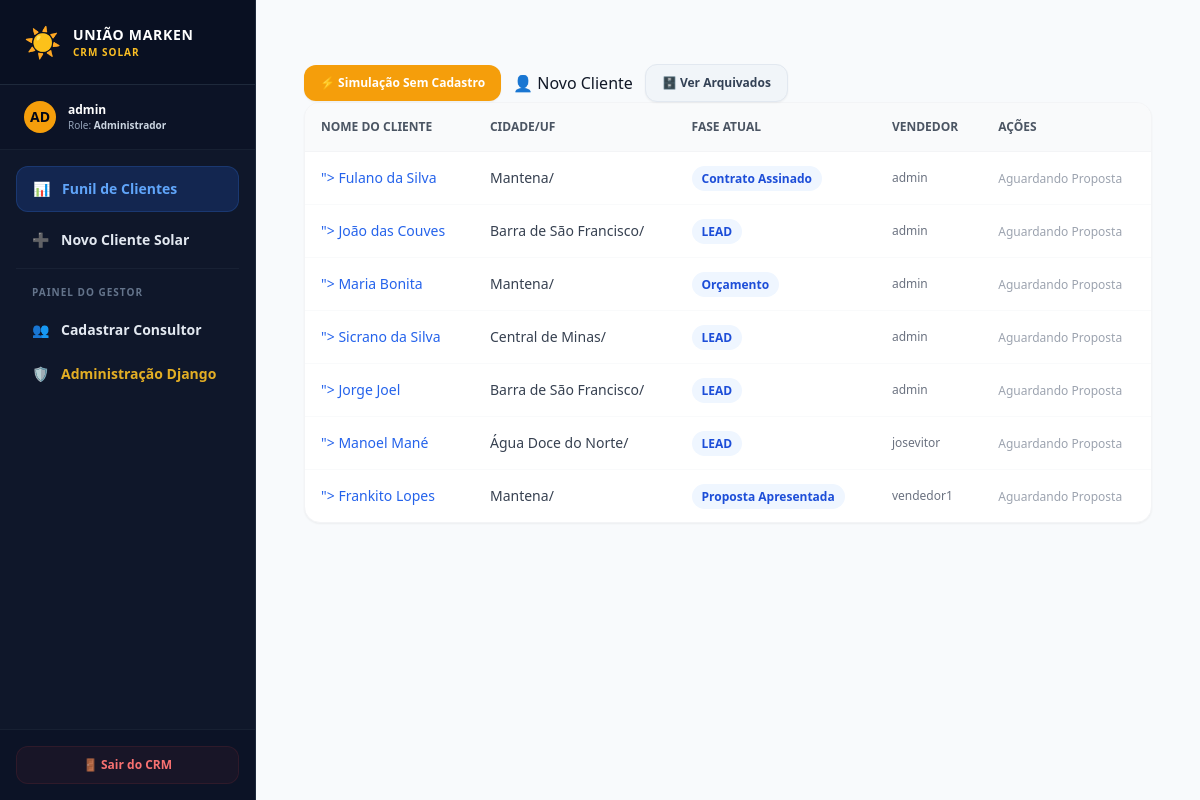
Before: /crm/clientes/ (signed in) with the older database file.
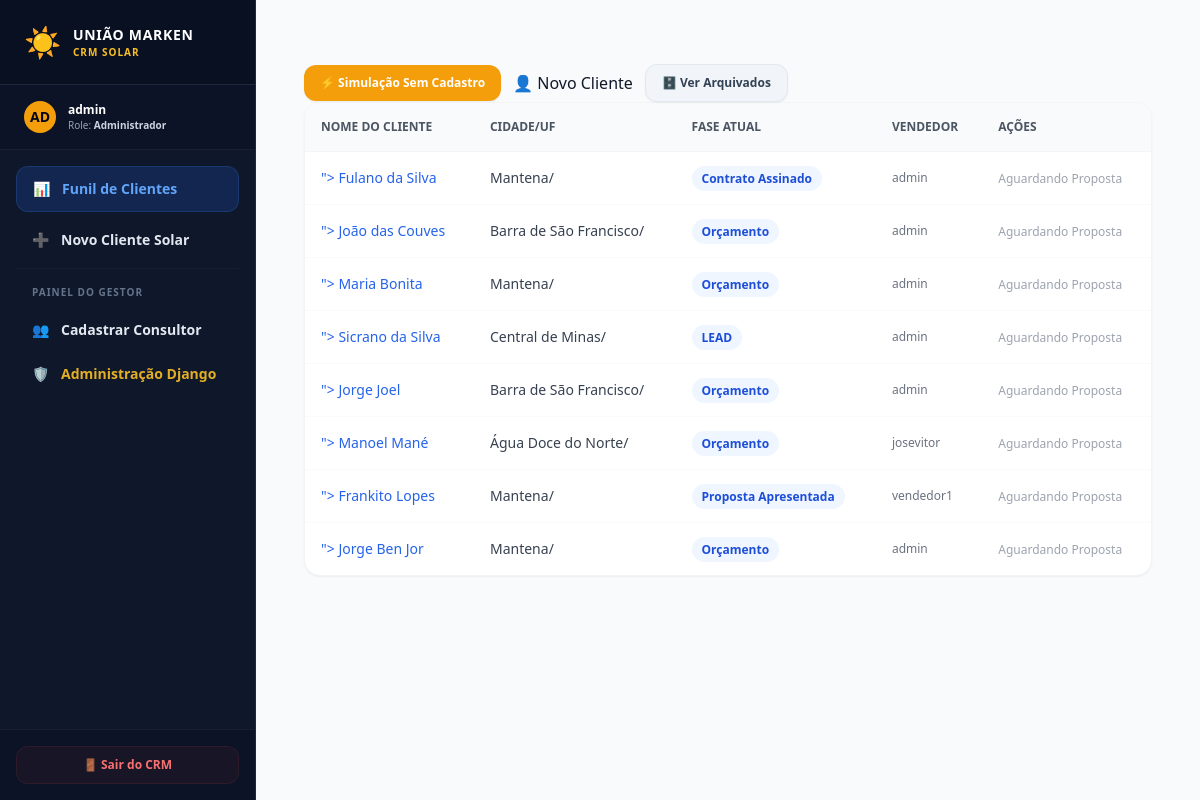
After: the same page with the newer database file.
### apps/crm/models.py (models this page shows, shortened)
class Cliente(models.Model):
    vendedor = models.ForeignKey(CustomUser, on_delete=models.SET_NULL, null=True, related_name='clientes')
    nome = models.CharField(max_length=255)
    cpf_cnpj = models.CharField(max_length=18, unique=True)
    telefone = models.CharField(max_length=20)
    email = models.EmailField(blank=True, null=True)
    cep = models.CharField(max_length=9)
    endereco = models.CharField(max_length=255)
    numero = models.CharField(max_length=20)
    bairro = models.CharField(max_length=100)
    cidade = models.CharField(max_length=100)
    estado = models.CharField(max_length=2)
    tipo_estrutura = models.CharField(max_length=50, choices=TipoEstrutura.choices, default=TipoEstrutura.COLONIAL)
    fase_atual = models.CharField(max_length=20, choices=FaseProcesso.choices, default=FaseProcesso.ORCAMENTO)
    criado_em = models.DateTimeField(auto_now_add=True)
    consumo_kwh = models.PositiveIntegerField(default=0, help_text="Consumo atual do cliente (ex: 1000 kWh)")
    producao_estimada_kwh = models.PositiveIntegerField(default=0, help_text="Produção estimada que o cliente quer para a usina (ex: 1500 kWh)")
    potencia_painel = models.PositiveIntegerField(default=550, help_text="Potência dos painéis/placas em Watts (ex: 550)")
    marca_inversor = models.CharField(max_length=100, blank=True, null=True, help_text="Marca do inversor que será usado")
    potencia_usina = models.DecimalField(max_digits=6, decimal_places=2, default=0.00, help_text="Calculado: Potência total da usina em kWp")
    qtd_modulos = models.PositiveIntegerField(default=0, help_text="Calculado: Quantidade de placas")
    valor_investimento = models.DecimalField(max_digits=10, decimal_places=2, default=0.00, help_text="Calculado: Preço final do projeto")
    is_active = models.BooleanField(
        default=True,
        help_text="Define se o cliente está ativo no sistema (Soft Delete)"
    )

### apps/users/models.py (models this page shows, shortened)
class CustomUser(AbstractUser):
    class Role(models.TextChoices):
        ADMIN = 'ADMIN', 'Administrador'
        VENDEDOR = 'VENDEDOR', 'Vendedor'
    role = models.CharField(max_length=20, choices=Role.choices, default=Role.VENDEDOR)
    telefone = models.CharField(max_length=20, blank=True, null=True)
    is_active = models.BooleanField(default=True) # Soft Delete para Usuários
    class Meta:
        app_label = 'users'

### apps/crm/views.py (the view)
# urls.py: path('clientes/', ClienteListView.as_view(), name='cliente_list'),
class ClienteListView(SolarAccessControlMixin, ListView):
    model = Cliente
    template_name = 'crm/cliente_list.html'
    context_object_name = 'clientes'
    def get_queryset(self):
        queryset = super().get_queryset().filter(is_active=True)
        if self.request.user.role != 'ADMIN':
            queryset = queryset.filter(vendedor=self.request.user)
        return queryset

### apps/users/mixins.py (called while the page is built)
    def get_queryset(self):
        queryset = super().get_queryset()
        user = self.request.user
        if hasattr(queryset.model, 'is_active'):
            if user.role != CustomUser.Role.ADMIN:
                queryset = queryset.filter(is_active=True)
        if user.role == CustomUser.Role.VENDEDOR:
            return queryset.filter(vendedor=user)
        elif user.role == CustomUser.Role.ADMIN:
            return queryset
        return queryset.none()

### templates/crm/cliente_list.html
{% extends 'base.html' %}
{% block content %}
<div class="max-w-6xl mx-auto px-4 py-8">
    <div class="flex items-center gap-3">
        <a href="{% url 'crm:simulador_livre' %}" class="bg-amber-500 hover:bg-amber-600 text-white font-bold py-2.5 px-4 rounded-xl text-xs transition-colors shadow-sm flex items-center gap-1.5">
            ⚡ Simulação Sem Cadastro
        </a>
        <a href="{% url 'crm:cliente_create' %}" class="...">👤 Novo Cliente</a>
        <a href="{% url 'crm:cliente_inativo_list' %}" class="bg-slate-100 hover:bg-slate-200 text-slate-700 font-semibold py-2.5 px-4 rounded-xl text-xs transition-colors border border-slate-200 shadow-sm flex items-center gap-1.5">
            🗄️ Ver Arquivados
        </a>
    </div>
    <div class="bg-white rounded-2xl shadow-sm border border-gray-100 overflow-hidden">
        <table class="w-full text-left border-collapse">
            <thead>
                <tr class="bg-gray-50 border-b border-gray-100 text-gray-600 text-xs font-semibold uppercase">
                    <th class="p-4">Nome do Cliente</th>
                    <th class="p-4">Cidade/UF</th>
                    <th class="p-4">Fase Atual</th>
                    <th class="p-4">Vendedor</th>
                    <th class="p-4">Ações</th>
                </tr>
            </thead>
            <tbody class="divide-y divide-gray-50 text-sm text-gray-700">
                {% for cliente in clientes %}
                <tr class="hover:bg-gray-50/50 transition-colors">
                    <td class="p-4 font-medium text-gray-950">
                        <a href="{% url 'crm:cliente_detail' cliente.pk %}" class="text-blue-600 hover:text-blue-800" hover:underline transition-colors>">
                            {{ cliente.nome }}
                        </a>
                    </td>
                    <td class="p-4">{{ cliente.cidade }}/{{ cliente.uf }}</td>
                    <td class="p-4">
                        <span class="px-2.5 py-1 rounded-full text-xs font-semibold bg-blue-50 text-blue-700">
                            {{ cliente.get_fase_atual_display }}
                        </span>
                    </td>
                    <td class="p-4 text-xs text-gray-500">{{ cliente.vendedor.username }}</td>
                    <td class="p-4">
                        <span class="text-gray-400 text-xs">Aguardando Proposta</span>
                    </td>
                </tr>
                {% empty %}
                <tr>
                    <td colspan="5" class="p-8 text-center text-gray-400 italic">
                        Nenhum cliente cadastrado por enquanto.
                    </td>
                </tr>
                {% endfor %}
            </tbody>
        </table>
    </div>
</div>
{% endblock %}

Changed rows visible on the page:
changed Cliente "João das Couves": fase_atual "LEAD" → "Orçamento"
changed Cliente "Jorge Joel": fase_atual "LEAD" → "Orçamento"
changed Cliente "Manoel Mané": fase_atual "LEAD" → "Orçamento"
added Cliente: nome "Jorge Ben Jor", cidade "Mantena", fase_atual "Orçamento", vendedor.username "admin"
